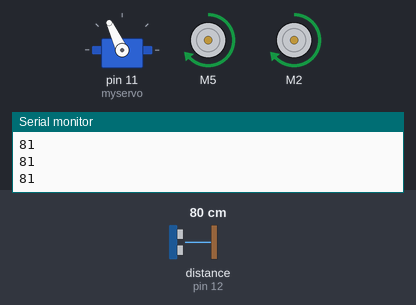
Bench run of a sketch on a simulated Arduino Uno, built with avr-gcc and run on an emulated ATmega328P. Shown: servo, 2 × DC motor (green arrow = forward, orange = backward, longer = faster), the last lines printed to the serial monitor. The inputs (shaded band) are chosen by the test bench; at power-on: distance to the obstacle (sensor on pin 12) 80 cm. The echo pulse lasts 58.3 µs per cm.

Above: at 3.9 s.
4.0 s: distance to the obstacle (sensor on pin 12) set to 28 cm
5.5 s: distance to the obstacle (sensor on pin 12) set to 23 cm
At 7.2 s:
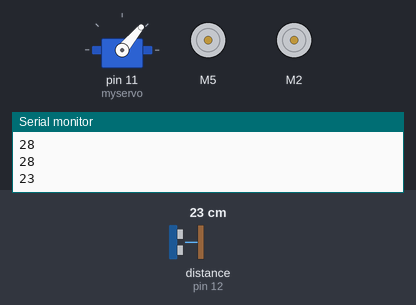
At 8.0 s:
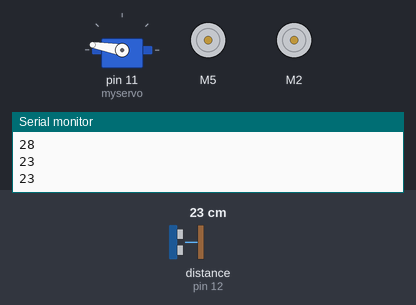
8.5 s: distance to the obstacle (sensor on pin 12) set to 35 cm
At 9.07 s:
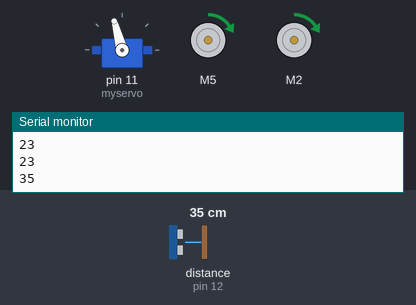
Timing chart, 0 to 11.5 s (numbered marks = the images above; inputs shaded):
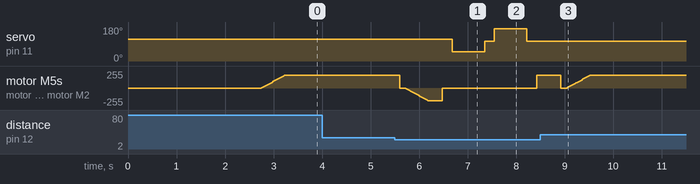

The sketch:

testFullCode.ino
```cpp
#include <NewPing.h>
#include <Servo.h>
#include <AFMotor.h>

#define TRIG_PIN 13
#define ECHO_PIN 12
#define MAX_DISTANCE 200
#define MAX_SPEED 190 // sets speed of DC  motors
#define MAX_SPEED_OFFSET 20

NewPing sonar(TRIG_PIN, ECHO_PIN, MAX_DISTANCE);

AF_DCMotor motor1(5, MOTOR12_1KHZ);
AF_DCMotor motor2(2, MOTOR12_1KHZ);
Servo myservo;

boolean goesForward=false;
int distance = 100;
int speedSet = 0;

void setup() {
  Serial.begin(9600);
  myservo.attach(11);
  myservo.write(115);
  delay(2000);
  distance = readPing();
  delay(100);
  distance = readPing();
  delay(100);
  distance = readPing();
  delay(100);
  distance = readPing();
  delay(100);
}

void loop() {
  int distanceR = 0;
  int distanceL =  0;
  delay(40);

  if(distance<=25){
    moveStop();
    delay(100);
    moveBackward();
    delay(300);
    moveStop();
    delay(200);
    distanceR = lookRight();
    delay(200);
    distanceL = lookLeft();
    delay(200);

    if(distanceR>=distanceL){
      turnRight();
      moveStop();
    }else{
      turnLeft();
      moveStop();
    }
  }else{
    moveForward();
  }

  distance = readPing();
}

int lookRight()
{
    myservo.write(50);
    delay(500);
    int distance = readPing();
    delay(100);
    myservo.write(105);  //look forward
    return distance;
}

int lookLeft(){
    myservo.write(170);
    delay(500);
    int distance = readPing();
    delay(100);
    myservo.write(105);
    return distance;
    delay(100);
}

int readPing() {
  delay(70);
  int cm = sonar.ping_cm();
  Serial.println(cm);
  if(cm==0){
    cm = 250;
  }
  return cm;
}

void moveStop() {
  motor1.run(RELEASE);
  motor2.run(RELEASE);
}

void moveForward() {

  if(!goesForward){
    goesForward=true;
    motor1.run(FORWARD);
    motor2.run(FORWARD);

    for (speedSet = 0; speedSet < MAX_SPEED; speedSet +=2){
      motor1.setSpeed(speedSet);
      motor2.setSpeed(speedSet);
      delay(5);
    }
  }
}

void moveBackward() {
  goesForward=false;
  motor1.run(BACKWARD);
  motor2.run(BACKWARD);

  for (speedSet = 0; speedSet < MAX_SPEED; speedSet +=2){
    motor1.setSpeed(speedSet);
    motor2.setSpeed(speedSet);
    delay(5);
  }
}

void turnRight() {
  motor1.run(FORWARD);
  motor2.run(FORWARD);
  delay(500);
  motor1.run(FORWARD);
  motor2.run(FORWARD);
}

void turnLeft() {
  motor1.run(BACKWARD);
  motor2.run(BACKWARD);
  delay(500);
  motor1.run(FORWARD);
  motor2.run(FORWARD);
}
```

Measured:
- the behaviour switches between 26 and 25 cm on distance to the obstacle (sensor on pin 12) (found by bisection; images 0 and 1)
- after the input at 5.5 s, servo on pin 11 (myservo): 115° → 50° after 1.2 s, → 105° 0.67 s later, → 170° 0.20 s later, → 105° 0.67 s later
- after the input at 8.5 s, servo on pin 11 (myservo): stops changing and stays 105°
